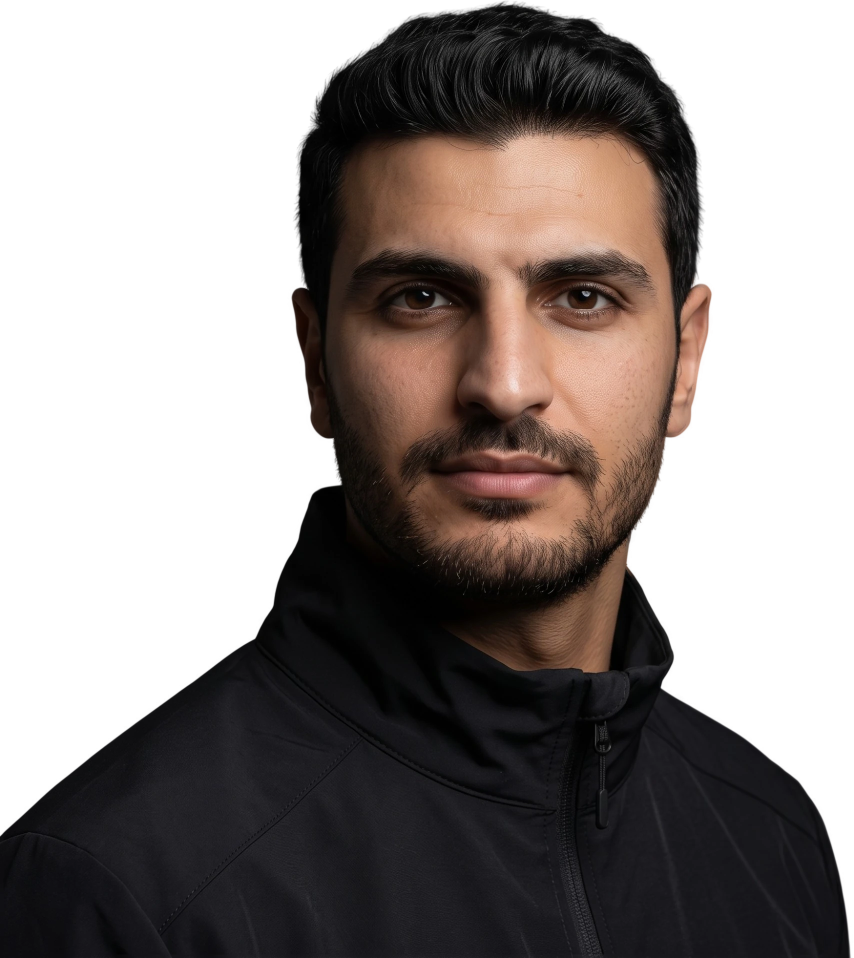
#> input picture docs/img/portrait-hero.webp, 1708 x 1916 px, found by its file name (shown at 1/2 size)
$ python make-og.py
#> lines starting #> are read from the running program, lines starting #| are printed output that depends on the picture
"""Build the social share image (Open Graph / LinkedIn) into public/og.png, 1200x630.

Ink background with a soft gold glow, the hero portrait on the right, and the name,
title and URL set in the site's type (Times New Roman + Geist Mono) and colours.

Run from the repo root:  python3 scripts/make-og.py
"""

from pathlib import Path

import numpy as np
from PIL import Image, ImageDraw, ImageFont

ROOT = Path(__file__).resolve().parent.parent
W, H = 1200, 630
INK = (0, 0, 0)
GLOW = (46, 39, 26)
BONE = (237, 230, 218)
MUTE = (150, 146, 139)  # --mute on black
SUN = (145, 123, 80)
TIMES = "/System/Library/Fonts/Supplemental/Times New Roman.ttf"
MONO = ROOT / "scripts" / "fonts" / "GeistMono-Regular.ttf"
PAD = 72

# background: ink with a gold glow behind the portrait
y, x = np.mgrid[0:H, 0:W]
d = np.sqrt(((x - W * 0.78) / (W * 0.5)) ** 2 + ((y - H * 0.62) / (H * 0.85)) ** 2)
t = np.clip(1 - d, 0, 1) ** 1.8
arr = np.zeros((H, W, 3))
for c in range(3):
    arr[..., c] = INK[c] + (GLOW[c] - INK[c]) * t
arr += np.random.default_rng(7).uniform(-1.4, 1.4, arr.shape)  # dither: no banding
img = Image.fromarray(np.clip(arr, 0, 255).astype("uint8")).convert("RGBA")
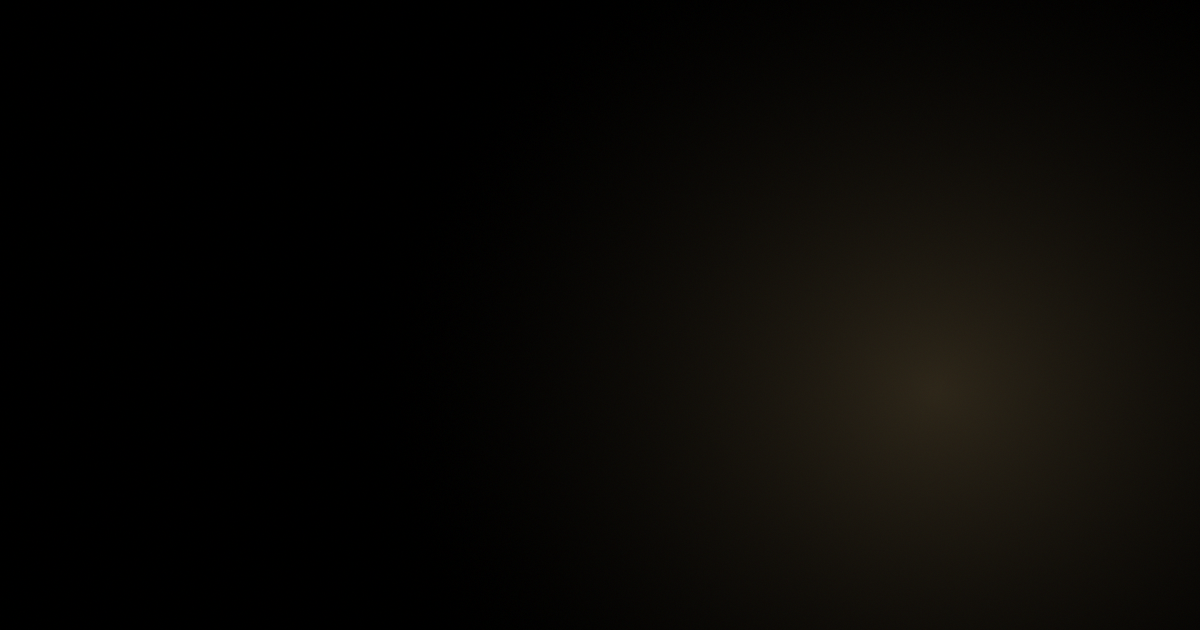
#> img: PIL image 1200x630 RGBA; mean R, G, B, A 9, 7.6, 5, 255

# portrait, bottom-anchored on the right, fading out at the bottom edge
p = Image.open(ROOT / "public" / "img" / "portrait-hero.webp").convert("RGBA")
#> p is the input picture: PIL image 1708x1916 RGBA; mean R, G, B, A 43.4, 34.1, 30.8, 140.9
ph = 600
p = p.resize((round(p.width * ph / p.height), ph), Image.LANCZOS)
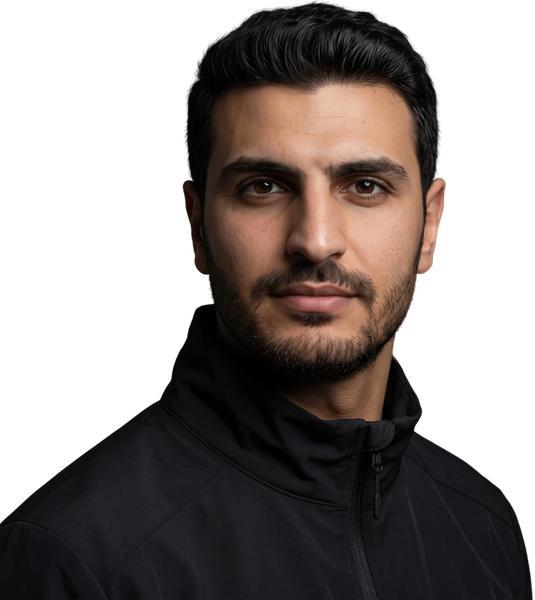
#> p: PIL image 535x600 RGBA; mean R, G, B, A 33, 25.9, 23.6, 140.9; transparent parts drawn white
fade = np.ones((ph, p.width))
f0 = int(ph * 0.72)
fade[f0:] = np.linspace(1, 0, ph - f0)[:, None] ** 1.4
a = np.array(p.getchannel("A"), dtype=float) * fade
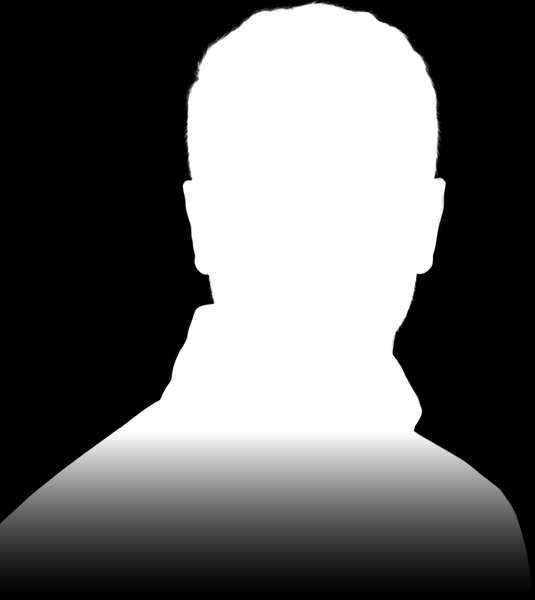
#> a: shape (600, 535) float64; min 0, max 255, mean 101.5
p.putalpha(Image.fromarray(a.astype("uint8")))
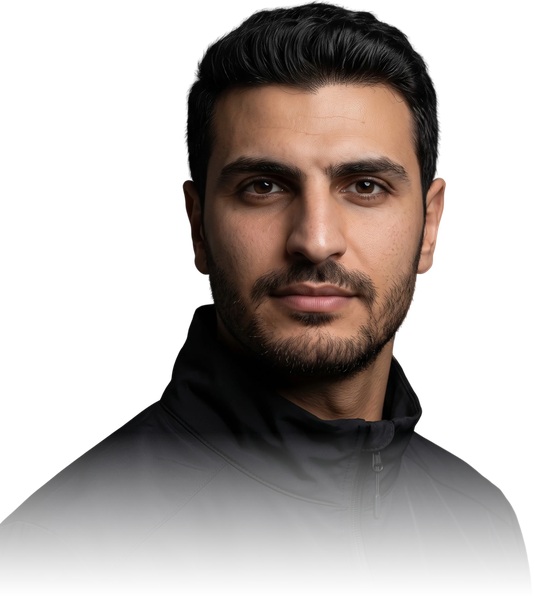
#> p: PIL image 535x600 RGBA; mean R, G, B, A 33, 25.9, 23.6, 101.4; transparent parts drawn white
img.alpha_composite(p, (W - p.width + 40, H - ph + 30))
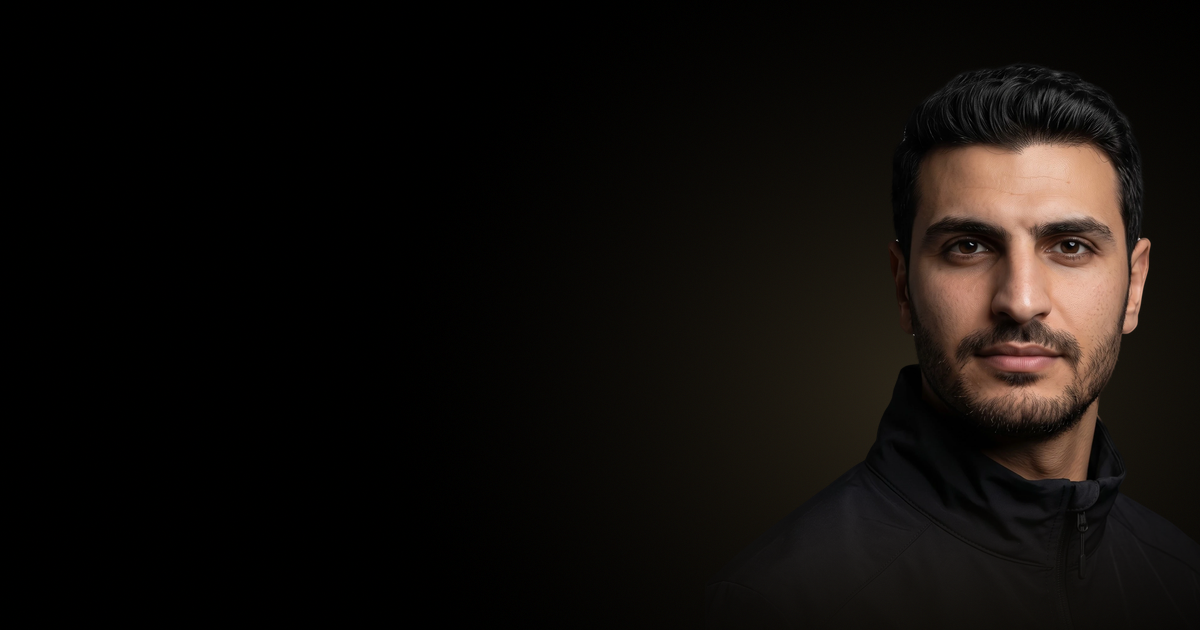
#> img: PIL image 1200x630 RGBA; mean R, G, B, A 17.3, 13.5, 10.8, 255

draw = ImageDraw.Draw(img)
mono = ImageFont.truetype(str(MONO), 17)
name = ImageFont.truetype(TIMES, 112)
title = ImageFont.truetype(TIMES, 40)
line = ImageFont.truetype(TIMES, 28)


def tracked(xy, text, font, fill, track=2.4):
#> called with xy = (72, 72), text = 'PORTFOLIO', fill = (145, 123, 80), track = 2.4
    x0, y0 = xy
    for ch in text:
        draw.text((x0, y0), ch, font=font, fill=fill)
        x0 += draw.textlength(ch, font=font) + track
#> this loop made 9 passes
#> x0 on passes 1 to 9: 84.65, 100.4, 114.6, 127.4, 139.6, 155.4, 167.3, 174.7, 190.4
#> after the loop, x0 = 190.4


tracked((PAD, PAD), "PORTFOLIO", mono, SUN)
draw.text((PAD - 4, 196), "Ahmed Mealy", font=name, fill=BONE)
draw.text((PAD, 330), "Senior Product Designer & Builder", font=title, fill=SUN)
draw.text((PAD, 388), "From concept to shipped product.", font=line, fill=MUTE)
tracked((PAD, H - PAD - 14), "M3EILY-1.GITHUB.IO/PORTFOLIO", mono, BONE)
#> the loop in tracked (call 2), `for ch in text:` made 28 passes
#> x0 on passes 1 to 12: 89.07, 102.3, 115.4, 122.8, 134.7, 147.5, 156, 169.2, 177.1, 192.6, 200, 212.8

out = ROOT / "public" / "og.png"
img.convert("RGB").save(out, optimize=True)
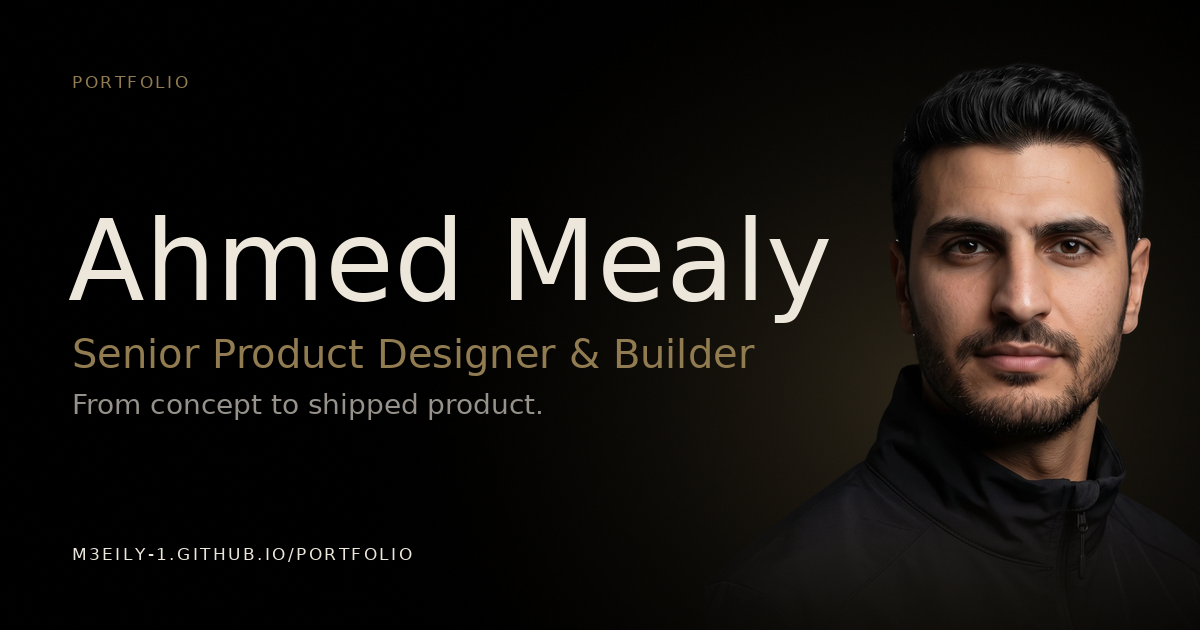
#> saved as og.png: PIL image 1200x630 RGB; mean R, G, B 24.8, 20.7, 17.4
#> (the run stopped early here; a loop or call above may not have finished)
